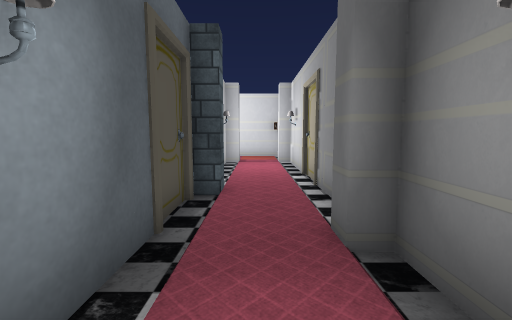
View 1 (above)

15 first-person views from a walk through a scene from a Unity 3-D project. The camera is 1.3 m above the floor, tilts 6° down and sees 90° across. The floor is counted in squares, 1 m on a side. Each view is taken from the middle of a square. On the plan, view 1 faces up. The plan holds only what a view shows up to about 13 squares ahead; the rest is blank. The player character is not drawn. Door leaves are left out, so doorways stand open. Some surface patterns are stand-ins.

View 2
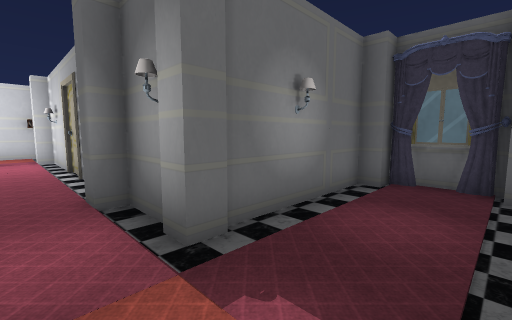

View 3
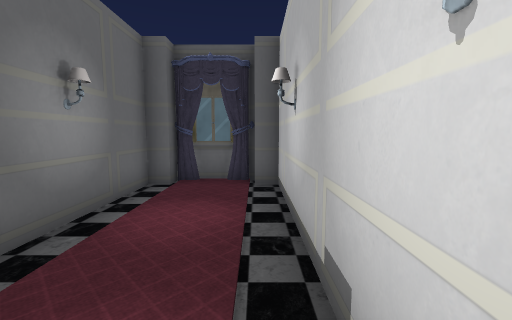

View 4
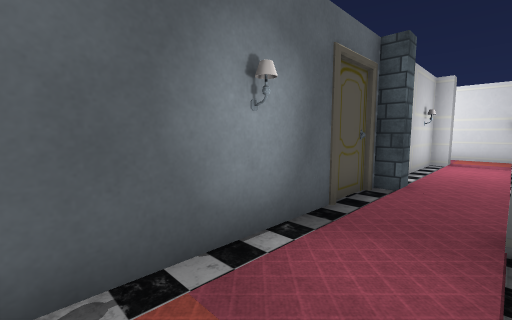

View 5
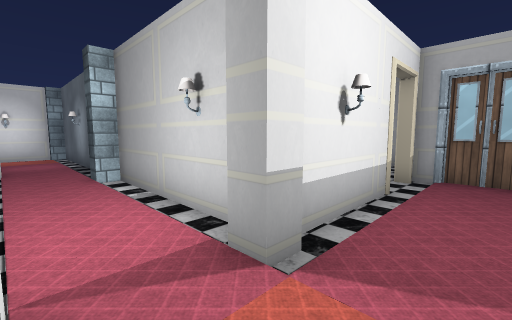

View 6
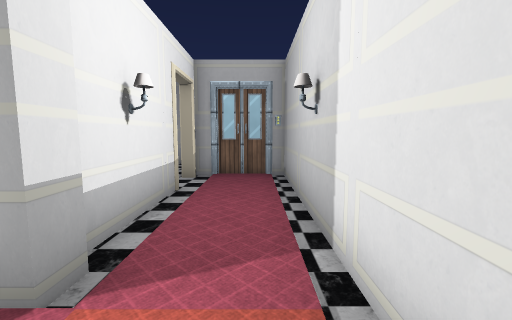

View 7
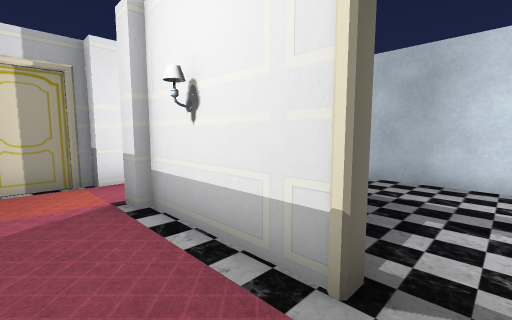

View 8
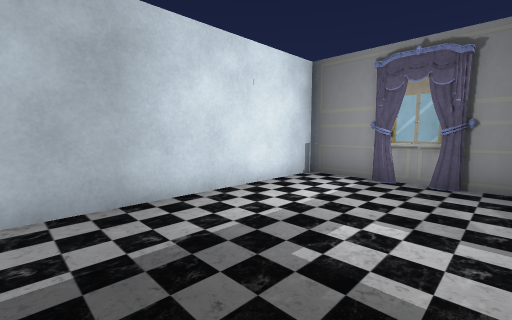

View 9
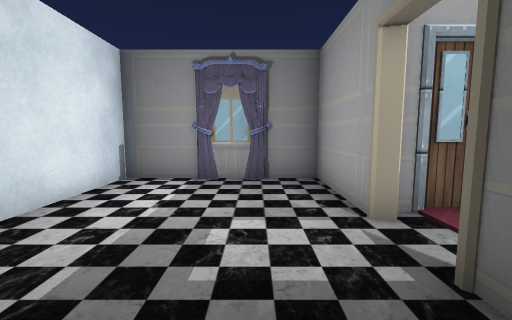

View 10
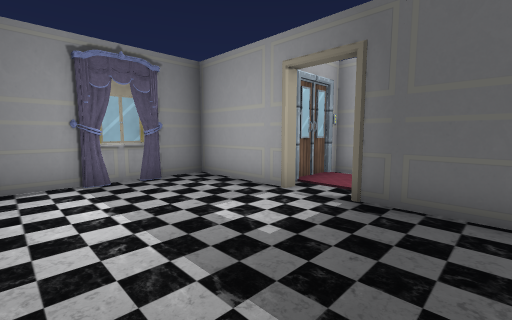

View 11
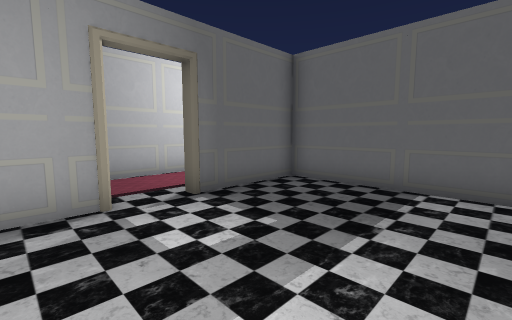

View 12
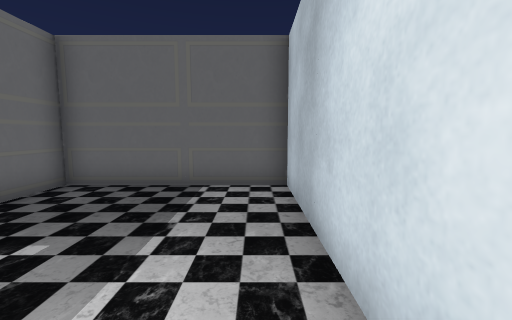

View 13
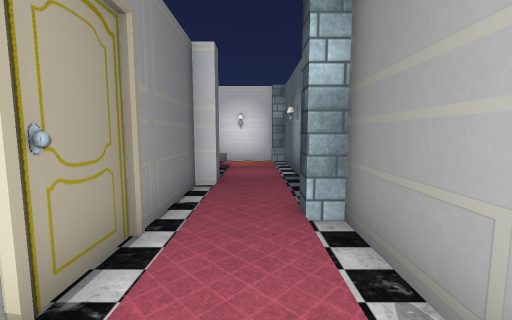

View 14
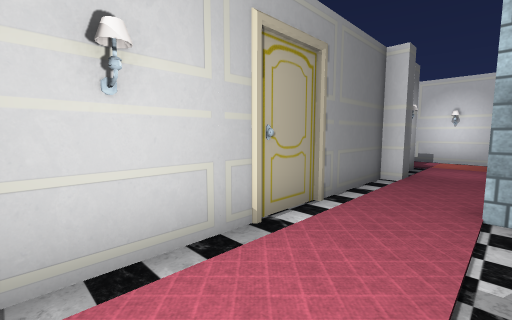

View 15
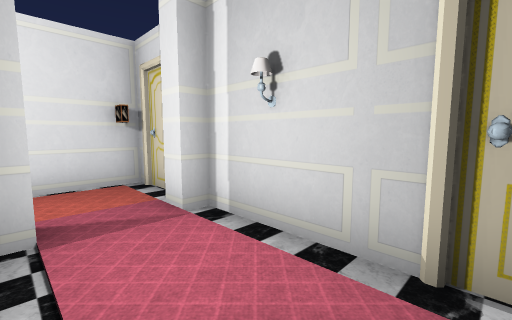

### Floor plan
Points are (right, up) in squares from view 1. A wall is a line through its corners. A room is listed if a view was taken in it or the views show most of it. See-through windows are left out.
Room 1 (views 1, 2, 3, 4, 5, 6, 13, 14, 15)
walls: (-1.4, -0.4) (-1.4, -1.4); (1.6, 1.4) (1.6, 14.9) (-2.6, 14.9); (-0.5, -2.6) (6.4, -2.6); (-1.4, 11.5) (-1.4, 2.4); (-2.5, 12.1) (-1.5, 12.1); (6.5, 0.7) (2.4, 0.7)
low walls: (7, -1.4) (7, -0.5)
ways out: opening at (-2, 13.5) to room 2
objects: pillar (-1, -3) to (-1, -2); lamp (-1, 1); pillar (-1, 6); lamp (-1, 10); pillar (-1, 12); pillar (1, 3); pillar (1, 12); pillar (2, 1); curtain (6, 0); pillar (7, -2); pillar (7, 0)
Room 2 (view 7)
walls: (-5.1, 12.1) (-3.4, 12.1); (-7.1, 12.1) (-6.8, 12.1); (-2.6, 14.9) (-6.5, 14.9)
ways out: opening at (-2, 13.5) to room 1; open door at (-5.5, 12) to room 3
objects: elevator (-7, 13) to (-7, 14)
Room 3 (views 8, 9, 10, 11, 12)
walls: (-6.8, 11.8) (-10.4, 11.8) (-10.4, 6.2) (-1.7, 6.2) (-1.7, 11.8) (-5.1, 11.8); (-3.4, 12.1) (-2.5, 12.1)
ways out: open door at (-5.5, 12) to room 2

Where each view was taken, in squares from view 1:
view 1: 0 up, 0 right, facing up
view 2: 2 down, 0 right, facing up-right
view 3: 2 down, 0 right, facing right
view 4: 1 down, 1 right, facing up-left
view 5: 14 up, 1 right, facing down-left
view 6: 14 up, 1 right, facing left
view 7: 14 up, 6 left, facing down-right
view 8: 11 up, 3 left, facing down-left
view 9: 10 up, 3 left, facing left
view 10: 7 up, 3 left, facing up-left
view 11: 7 up, 8 left, facing up-right
view 12: 7 up, 8 left, facing right
view 13: 10 up, 0 right, facing down
view 14: 11 up, 1 left, facing down-right
view 15: 8 up, 1 left, facing up-right
